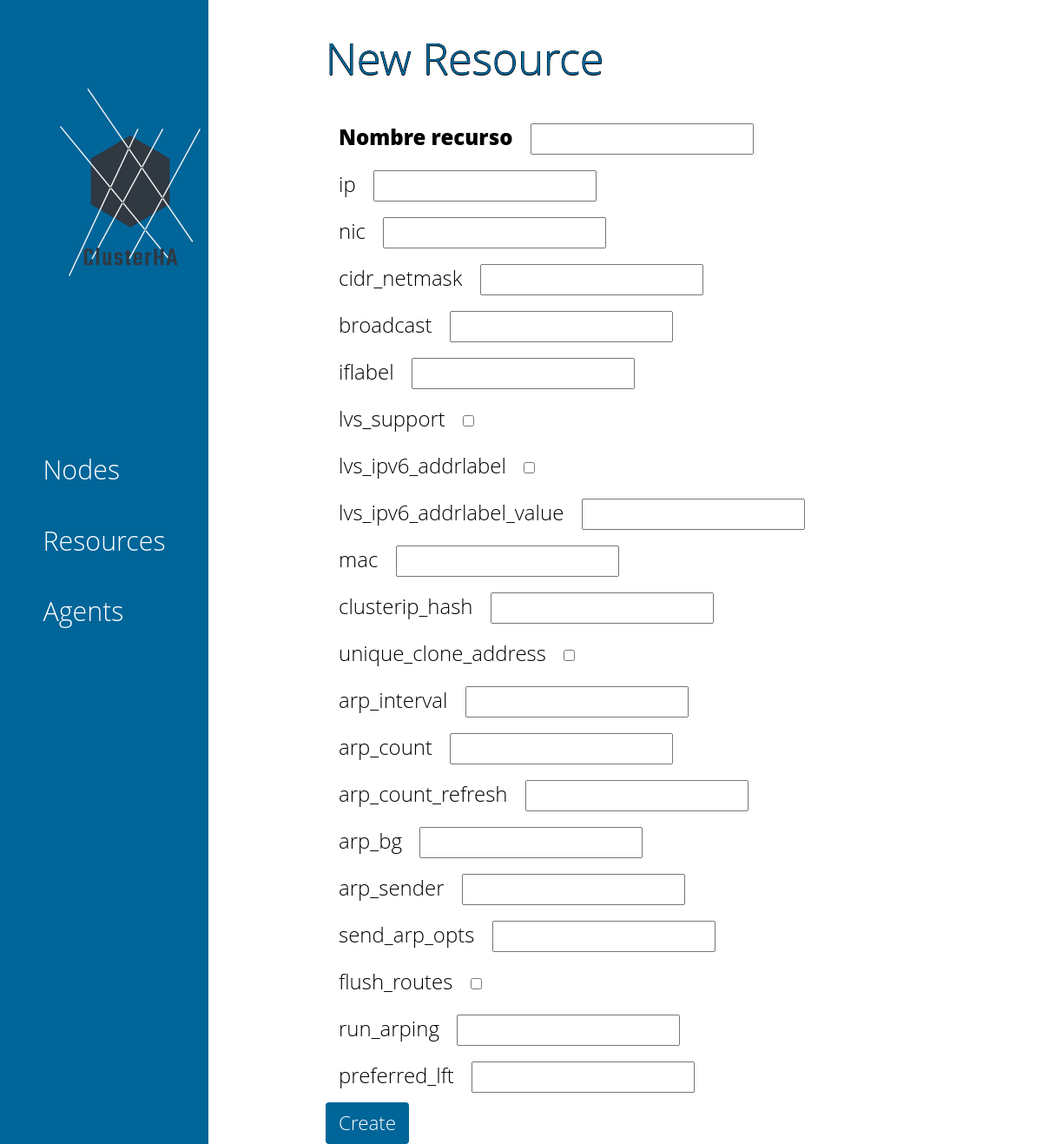
The page /resources/new/IPaddr2 on the database its author committed.
### cluster/models.py (models this page shows)
class Agent_Param(models.Model):
    agent = models.ForeignKey(Agent, on_delete=models.CASCADE)
    name = models.CharField(max_length=50)
    title = models.CharField(max_length=200, default="title")
    description = models.TextField(default="description")
    required = models.BooleanField(default=False)
    unique = models.BooleanField(default=False)
    content_type = models.CharField(max_length=50, default="content-type")
    default_value = models.CharField(max_length=150, default="default", null=True)

### cluster/views.py (the view)
# urls.py: path('resources/new/<agent_name>', views.resources_form, name='resources_form'),
def resources_form(request, agent_name):
    template = loader.get_template('resources_form.html')
    params = Agent_Param.objects.all().filter(agent__name=agent_name)
    context = {
        'agent_name': agent_name,
        'params': params,
    }
    return HttpResponse(template.render(context, request))

### cluster/templates/resources_form.html (shortened to what this page needs)
{% extends "base.html" %}
{% block content %}
    <div class="container">
        <div class="tm-title">New Resource</div>
    <form action="{% url 'cluster:resources_created' agent_name %}" method="post">
        <label class="tm-nav-item-custom" for="name"><b>Nombre recurso</b></label>
        <input type="text" name="nombre" id="nombre" required><br>
    {% for param in params %}
        <label class="tm-nav-item-custom" for="param_name">{{ param.name }}</label>
        <input {% if param.content_type == 'boolean' %}type="checkbox"{% elif param.content_type == 'integer' %}type="number"{% elif param.content_type == 'string' %}type="text"{% endif %} name={{ param.name }} id={{ param.name }}{% if param.default_value == 'true' %} checked{% endif %} {% if param.required %}required="true"{% endif %}><br>
    {% endfor %}
        <input class="tm-button-form" type="submit" value="Create">
    </form>
{% endblock %}

### cluster/static/css/site.css (style rules this page uses)
body { font-family: 'Open Sans', Helvetica, Arial, sans-serif; font-size: 20px; font-weight: 300; overflow-x: hidden; }
.tm-button-form { background-color: #006599; border: none; color: white; cursor: pointer; display: inline-block; font-size: 1.4rem; padding: 7px 15px; border-radius: 4px; }
.tm-title { font-size: 2.5em; list-style: none; padding: 30px 0px; transition: all 0.3s ease; color: #006599; text-shadow: -0.5px 0 black, 0 0.5px black, 0.5px 0 black, 0 -0.5px black; }
b { font-weight: 800; }
.tm-nav-item-custom { font-size: 1.5rem; list-style: none; padding: 5px 15px; transition: all 0.3s ease; color: black; }
.tm-nav-item-custom b { font-weight: 800; }
@media (min-width: 576px) { .container { width: 100%; } }
@media (min-width: 992px) { .container { width: 100%; } }
@media (min-width: 1200px) { .container { width: 100%; } }

### rows shown on the page
Agent_Param: name "ip"
Agent_Param: name "nic"
Agent_Param: name "cidr_netmask"
Agent_Param: name "broadcast"
Agent_Param: name "iflabel"
Agent_Param: name "lvs_support"
Agent_Param: name "lvs_ipv6_addrlabel"
Agent_Param: name "lvs_ipv6_addrlabel_value"
Agent_Param: name "mac"
Agent_Param: name "clusterip_hash"
Agent_Param: name "unique_clone_address"
Agent_Param: name "arp_interval"
Agent_Param: name "arp_count"
Agent_Param: name "arp_count_refresh"
Agent_Param: name "arp_bg"
Agent_Param: name "arp_sender"
Agent_Param: name "send_arp_opts"
Agent_Param: name "flush_routes"
Agent_Param: name "run_arping"
Agent_Param: name "preferred_lft"
